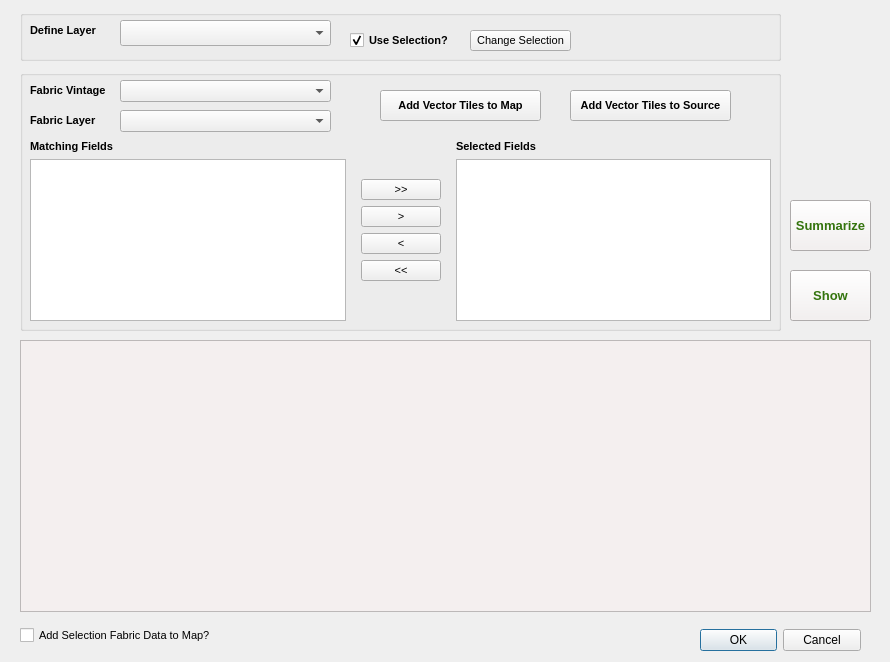
<?xml version="1.0" encoding="UTF-8"?>
<ui version="4.0">
 <class>Dialog</class>
 <widget class="QDialog" name="Dialog">
  <property name="enabled">
   <bool>true</bool>
  </property>
  <property name="geometry">
   <rect>
    <x>0</x>
    <y>0</y>
    <width>890</width>
    <height>662</height>
   </rect>
  </property>
  <property name="sizePolicy">
   <sizepolicy hsizetype="Ignored" vsizetype="Ignored">
    <horstretch>0</horstretch>
    <verstretch>0</verstretch>
   </sizepolicy>
  </property>
  <property name="windowTitle">
   <string>Retrieve Fabric Data</string>
  </property>
  <widget class="QDialogButtonBox" name="buttonBox">
   <property name="geometry">
    <rect>
     <x>700</x>
     <y>620</y>
     <width>161</width>
     <height>41</height>
    </rect>
   </property>
   <property name="orientation">
    <enum>Qt::Horizontal</enum>
   </property>
   <property name="standardButtons">
    <set>QDialogButtonBox::Cancel|QDialogButtonBox::Ok</set>
   </property>
  </widget>
  <widget class="QgsMapLayerComboBox" name="mapVlayersCb">
   <property name="geometry">
    <rect>
     <x>120</x>
     <y>20</y>
     <width>211</width>
     <height>26</height>
    </rect>
   </property>
  </widget>
  <widget class="QLabel" name="label_layer_3">
   <property name="geometry">
    <rect>
     <x>30</x>
     <y>20</y>
     <width>91</width>
     <height>21</height>
    </rect>
   </property>
   <property name="font">
    <font>
     <family>Arial</family>
     <pointsize>8</pointsize>
     <weight>75</weight>
     <bold>true</bold>
    </font>
   </property>
   <property name="text">
    <string>Define Layer</string>
   </property>
  </widget>
  <widget class="QGroupBox" name="groupBox">
   <property name="geometry">
    <rect>
     <x>20</x>
     <y>10</y>
     <width>761</width>
     <height>51</height>
    </rect>
   </property>
   <property name="font">
    <font>
     <pointsize>10</pointsize>
     <weight>75</weight>
     <bold>true</bold>
    </font>
   </property>
   <property name="title">
    <string/>
   </property>
   <widget class="QPushButton" name="pushButton_ChgSelect">
    <property name="geometry">
     <rect>
      <x>450</x>
      <y>20</y>
      <width>101</width>
      <height>21</height>
     </rect>
    </property>
    <property name="font">
     <font>
      <pointsize>8</pointsize>
      <weight>50</weight>
      <bold>false</bold>
     </font>
    </property>
    <property name="text">
     <string>Change Selection</string>
    </property>
   </widget>
   <widget class="QCheckBox" name="checkBox_selection">
    <property name="geometry">
     <rect>
      <x>330</x>
      <y>20</y>
      <width>121</width>
      <height>21</height>
     </rect>
    </property>
    <property name="font">
     <font>
      <family>Arial</family>
      <pointsize>8</pointsize>
      <weight>75</weight>
      <bold>true</bold>
     </font>
    </property>
    <property name="text">
     <string>Use Selection?</string>
    </property>
    <property name="checked">
     <bool>true</bool>
    </property>
   </widget>
  </widget>
  <widget class="QGroupBox" name="groupBox_3">
   <property name="geometry">
    <rect>
     <x>20</x>
     <y>70</y>
     <width>761</width>
     <height>261</height>
    </rect>
   </property>
   <property name="font">
    <font>
     <pointsize>10</pointsize>
     <weight>75</weight>
     <bold>true</bold>
    </font>
   </property>
   <property name="title">
    <string/>
   </property>
   <widget class="QLabel" name="label_vintage">
    <property name="geometry">
     <rect>
      <x>10</x>
      <y>10</y>
      <width>101</width>
      <height>21</height>
     </rect>
    </property>
    <property name="font">
     <font>
      <family>Arial</family>
      <pointsize>8</pointsize>
      <weight>75</weight>
      <bold>true</bold>
     </font>
    </property>
    <property name="text">
     <string>Fabric Vintage</string>
    </property>
   </widget>
   <widget class="QComboBox" name="comboBox_vintage">
    <property name="geometry">
     <rect>
      <x>100</x>
      <y>10</y>
      <width>211</width>
      <height>22</height>
     </rect>
    </property>
    <property name="font">
     <font>
      <pointsize>8</pointsize>
      <weight>50</weight>
      <bold>false</bold>
     </font>
    </property>
   </widget>
   <widget class="QLabel" name="label_layer">
    <property name="geometry">
     <rect>
      <x>10</x>
      <y>40</y>
      <width>91</width>
      <height>21</height>
     </rect>
    </property>
    <property name="font">
     <font>
      <family>Arial</family>
      <pointsize>8</pointsize>
      <weight>75</weight>
      <bold>true</bold>
     </font>
    </property>
    <property name="text">
     <string>Fabric Layer</string>
    </property>
   </widget>
   <widget class="QComboBox" name="comboBox_layer">
    <property name="geometry">
     <rect>
      <x>100</x>
      <y>40</y>
      <width>211</width>
      <height>22</height>
     </rect>
    </property>
    <property name="font">
     <font>
      <pointsize>8</pointsize>
      <weight>50</weight>
      <bold>false</bold>
     </font>
    </property>
   </widget>
   <widget class="QPushButton" name="pushButton_AddTiles_S">
    <property name="enabled">
     <bool>true</bool>
    </property>
    <property name="geometry">
     <rect>
      <x>550</x>
      <y>20</y>
      <width>161</width>
      <height>31</height>
     </rect>
    </property>
    <property name="font">
     <font>
      <pointsize>8</pointsize>
      <weight>75</weight>
      <bold>true</bold>
     </font>
    </property>
    <property name="text">
     <string>Add Vector Tiles to Source</string>
    </property>
   </widget>
   <widget class="QPushButton" name="pushButton_AddTiles_M">
    <property name="geometry">
     <rect>
      <x>360</x>
      <y>20</y>
      <width>161</width>
      <height>31</height>
     </rect>
    </property>
    <property name="font">
     <font>
      <pointsize>8</pointsize>
      <weight>75</weight>
      <bold>true</bold>
     </font>
    </property>
    <property name="text">
     <string>Add Vector Tiles to Map</string>
    </property>
   </widget>
   <widget class="QWidget" name="layoutWidget">
    <property name="geometry">
     <rect>
      <x>10</x>
      <y>70</y>
      <width>741</width>
      <height>181</height>
     </rect>
    </property>
    <layout class="QHBoxLayout" name="horizontalLayout">
     <item>
      <layout class="QVBoxLayout" name="verticalLayout_5">
       <item>
        <widget class="QLabel" name="availableLbl">
         <property name="font">
          <font>
           <pointsize>8</pointsize>
           <weight>75</weight>
           <bold>true</bold>
          </font>
         </property>
         <property name="text">
          <string>Matching Fields</string>
         </property>
        </widget>
       </item>
       <item>
        <widget class="QListWidget" name="availableFeaturesLw">
         <property name="enabled">
          <bool>true</bool>
         </property>
         <property name="font">
          <font>
           <pointsize>8</pointsize>
           <weight>50</weight>
           <bold>false</bold>
          </font>
         </property>
        </widget>
       </item>
      </layout>
     </item>
     <item>
      <layout class="QVBoxLayout" name="verticalLayout_6">
       <item>
        <widget class="QWidget" name="widget" native="true">
         <property name="minimumSize">
          <size>
           <width>0</width>
           <height>0</height>
          </size>
         </property>
         <property name="maximumSize">
          <size>
           <width>100</width>
           <height>16777215</height>
          </size>
         </property>
         <layout class="QVBoxLayout" name="verticalLayout_8">
          <item>
           <spacer name="verticalSpacer">
            <property name="orientation">
             <enum>Qt::Vertical</enum>
            </property>
            <property name="sizeHint" stdset="0">
             <size>
              <width>20</width>
              <height>40</height>
             </size>
            </property>
           </spacer>
          </item>
          <item>
           <widget class="QPushButton" name="selectAllBtn">
            <property name="maximumSize">
             <size>
              <width>16777215</width>
              <height>16777215</height>
             </size>
            </property>
            <property name="font">
             <font>
              <pointsize>8</pointsize>
              <weight>50</weight>
              <bold>false</bold>
             </font>
            </property>
            <property name="text">
             <string>&gt;&gt;</string>
            </property>
            <property name="autoDefault">
             <bool>false</bool>
            </property>
           </widget>
          </item>
          <item>
           <widget class="QPushButton" name="selectSingleBtn">
            <property name="maximumSize">
             <size>
              <width>16777215</width>
              <height>16777215</height>
             </size>
            </property>
            <property name="font">
             <font>
              <pointsize>8</pointsize>
              <weight>50</weight>
              <bold>false</bold>
             </font>
            </property>
            <property name="text">
             <string>&gt;</string>
            </property>
           </widget>
          </item>
          <item>
           <widget class="QPushButton" name="unselectSingleBtn">
            <property name="maximumSize">
             <size>
              <width>16777215</width>
              <height>16777215</height>
             </size>
            </property>
            <property name="font">
             <font>
              <pointsize>8</pointsize>
              <weight>50</weight>
              <bold>false</bold>
             </font>
            </property>
            <property name="text">
             <string>&lt;</string>
            </property>
           </widget>
          </item>
          <item>
           <widget class="QPushButton" name="unselectAllBtn">
            <property name="maximumSize">
             <size>
              <width>16777215</width>
              <height>16777215</height>
             </size>
            </property>
            <property name="font">
             <font>
              <pointsize>8</pointsize>
              <weight>50</weight>
              <bold>false</bold>
             </font>
            </property>
            <property name="text">
             <string>&lt;&lt;</string>
            </property>
           </widget>
          </item>
          <item>
           <spacer name="verticalSpacer_2">
            <property name="orientation">
             <enum>Qt::Vertical</enum>
            </property>
            <property name="sizeHint" stdset="0">
             <size>
              <width>20</width>
              <height>40</height>
             </size>
            </property>
           </spacer>
          </item>
         </layout>
        </widget>
       </item>
      </layout>
     </item>
     <item>
      <layout class="QVBoxLayout" name="verticalLayout_7">
       <item>
        <widget class="QLabel" name="selectedLbl">
         <property name="font">
          <font>
           <pointsize>8</pointsize>
           <weight>75</weight>
           <bold>true</bold>
          </font>
         </property>
         <property name="text">
          <string>Selected Fields</string>
         </property>
        </widget>
       </item>
       <item>
        <widget class="QListWidget" name="selectedFeaturesLw">
         <property name="font">
          <font>
           <pointsize>8</pointsize>
           <weight>50</weight>
           <bold>false</bold>
          </font>
         </property>
        </widget>
       </item>
      </layout>
     </item>
    </layout>
   </widget>
  </widget>
  <widget class="QTableView" name="tableResult">
   <property name="geometry">
    <rect>
     <x>20</x>
     <y>340</y>
     <width>851</width>
     <height>272</height>
    </rect>
   </property>
   <property name="font">
    <font>
     <pointsize>8</pointsize>
    </font>
   </property>
   <property name="styleSheet">
    <string notr="true">background-color: rgb(244, 239, 239);
border-color: rgb(255, 255, 0);
color: rgb(0, 0, 255);</string>
   </property>
   <property name="editTriggers">
    <set>QAbstractItemView::NoEditTriggers</set>
   </property>
   <property name="selectionBehavior">
    <enum>QAbstractItemView::SelectRows</enum>
   </property>
  </widget>
  <widget class="QCheckBox" name="checkBox_addlocations">
   <property name="enabled">
    <bool>true</bool>
   </property>
   <property name="geometry">
    <rect>
     <x>20</x>
     <y>620</y>
     <width>251</width>
     <height>31</height>
    </rect>
   </property>
   <property name="font">
    <font>
     <family>Arial</family>
     <pointsize>8</pointsize>
     <weight>50</weight>
     <bold>false</bold>
    </font>
   </property>
   <property name="text">
    <string>Add Selection Fabric Data to Map?</string>
   </property>
   <property name="checked">
    <bool>false</bool>
   </property>
  </widget>
  <widget class="QPushButton" name="populatetableBtn">
   <property name="geometry">
    <rect>
     <x>790</x>
     <y>270</y>
     <width>81</width>
     <height>51</height>
    </rect>
   </property>
   <property name="sizePolicy">
    <sizepolicy hsizetype="Minimum" vsizetype="Fixed">
     <horstretch>0</horstretch>
     <verstretch>0</verstretch>
    </sizepolicy>
   </property>
   <property name="font">
    <font>
     <pointsize>10</pointsize>
     <weight>75</weight>
     <bold>true</bold>
    </font>
   </property>
   <property name="styleSheet">
    <string notr="true">background-color: rgb(244, 239, 239);
border-color: rgb(255, 170, 255);
color: rgb(52, 116, 14);</string>
   </property>
   <property name="text">
    <string>Show</string>
   </property>
   <property name="icon">
    <iconset>
     <normaloff>../nvdb/skriv_icon.png</normaloff>../nvdb/skriv_icon.png</iconset>
   </property>
   <property name="iconSize">
    <size>
     <width>32</width>
     <height>32</height>
    </size>
   </property>
  </widget>
  <widget class="QPushButton" name="summarizetableBtn">
   <property name="enabled">
    <bool>true</bool>
   </property>
   <property name="geometry">
    <rect>
     <x>790</x>
     <y>200</y>
     <width>81</width>
     <height>51</height>
    </rect>
   </property>
   <property name="sizePolicy">
    <sizepolicy hsizetype="Minimum" vsizetype="Fixed">
     <horstretch>0</horstretch>
     <verstretch>0</verstretch>
    </sizepolicy>
   </property>
   <property name="font">
    <font>
     <pointsize>10</pointsize>
     <weight>75</weight>
     <bold>true</bold>
    </font>
   </property>
   <property name="styleSheet">
    <string notr="true">background-color: rgb(244, 239, 239);
border-color: rgb(255, 170, 255);
color: rgb(52, 116, 14);</string>
   </property>
   <property name="text">
    <string>Summarize</string>
   </property>
   <property name="icon">
    <iconset>
     <normaloff>../nvdb/skriv_icon.png</normaloff>../nvdb/skriv_icon.png</iconset>
   </property>
   <property name="iconSize">
    <size>
     <width>32</width>
     <height>32</height>
    </size>
   </property>
  </widget>
  <zorder>tableResult</zorder>
  <zorder>groupBox_3</zorder>
  <zorder>groupBox</zorder>
  <zorder>buttonBox</zorder>
  <zorder>mapVlayersCb</zorder>
  <zorder>label_layer_3</zorder>
  <zorder>checkBox_addlocations</zorder>
  <zorder>populatetableBtn</zorder>
  <zorder>summarizetableBtn</zorder>
 </widget>
 <customwidgets>
  <customwidget>
   <class>QgsMapLayerComboBox</class>
   <extends>QComboBox</extends>
   <header>qgsmaplayercombobox.h</header>
  </customwidget>
 </customwidgets>
 <resources/>
 <connections>
  <connection>
   <sender>buttonBox</sender>
   <signal>accepted()</signal>
   <receiver>Dialog</receiver>
   <slot>accept()</slot>
   <hints>
    <hint type="sourcelabel">
     <x>528</x>
     <y>471</y>
    </hint>
    <hint type="destinationlabel">
     <x>157</x>
     <y>274</y>
    </hint>
   </hints>
  </connection>
  <connection>
   <sender>buttonBox</sender>
   <signal>rejected()</signal>
   <receiver>Dialog</receiver>
   <slot>reject()</slot>
   <hints>
    <hint type="sourcelabel">
     <x>596</x>
     <y>471</y>
    </hint>
    <hint type="destinationlabel">
     <x>286</x>
     <y>274</y>
    </hint>
   </hints>
  </connection>
 </connections>
</ui>
